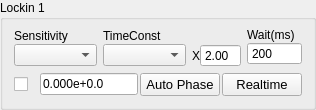
                 <widget class="QGroupBox" name="lockin1Group">
                  <property name="sizePolicy">
                   <sizepolicy hsizetype="Expanding" vsizetype="Expanding">
                    <horstretch>0</horstretch>
                    <verstretch>0</verstretch>
                   </sizepolicy>
                  </property>
                  <property name="title">
                   <string>Lockin 1</string>
                  </property>
                  <layout class="QGridLayout" name="gridLayout_22">
                   <property name="topMargin">
                    <number>2</number>
                   </property>
                   <item row="0" column="0">
                    <layout class="QVBoxLayout" name="verticalLayout_58" stretch="4,3,1">
                     <property name="sizeConstraint">
                      <enum>QLayout::SizeConstraint::SetNoConstraint</enum>
                     </property>
                     <item>
                      <widget class="PlotWidget" name="realDisChart1" native="true">
                       <property name="mytype" stdset="0">
                        <string>chart</string>
                       </property>
                      </widget>
                     </item>
                     <item>
                      <layout class="QHBoxLayout" name="horizontalLayout_17" stretch="3,3,1,2">
                       <item>
                        <layout class="QVBoxLayout" name="verticalLayout">
                         <property name="spacing">
                          <number>0</number>
                         </property>
                         <item>
                          <widget class="QLabel" name="label_15">
                           <property name="sizePolicy">
                            <sizepolicy hsizetype="Expanding" vsizetype="Fixed">
                             <horstretch>0</horstretch>
                             <verstretch>0</verstretch>
                            </sizepolicy>
                           </property>
                           <property name="text">
                            <string>Sensitivity</string>
                           </property>
                           <property name="mytype" stdset="0">
                            <string>label</string>
                           </property>
                          </widget>
                         </item>
                         <item>
                          <widget class="QComboBox" name="sensitivity1">
                           <property name="sizePolicy">
                            <sizepolicy hsizetype="Expanding" vsizetype="Fixed">
                             <horstretch>0</horstretch>
                             <verstretch>0</verstretch>
                            </sizepolicy>
                           </property>
                           <property name="maximumSize">
                            <size>
                             <width>16777215</width>
                             <height>16777215</height>
                            </size>
                           </property>
                           <property name="font">
                            <font>
                             <pointsize>8</pointsize>
                            </font>
                           </property>
                          </widget>
                         </item>
                        </layout>
                       </item>
                       <item>
                        <layout class="QVBoxLayout" name="verticalLayout_2">
                         <property name="spacing">
                          <number>0</number>
                         </property>
                         <property name="leftMargin">
                          <number>0</number>
                         </property>
                         <item>
                          <widget class="QLabel" name="label_18">
                           <property name="sizePolicy">
                            <sizepolicy hsizetype="Expanding" vsizetype="Fixed">
                             <horstretch>0</horstretch>
                             <verstretch>0</verstretch>
                            </sizepolicy>
                           </property>
                           <property name="maximumSize">
                            <size>
                             <width>16777215</width>
                             <height>16777215</height>
                            </size>
                           </property>
                           <property name="text">
                            <string>TimeConst</string>
                           </property>
                           <property name="mytype" stdset="0">
                            <string>label</string>
                           </property>
                          </widget>
                         </item>
                         <item>
                          <widget class="QComboBox" name="timeConst1">
                           <property name="sizePolicy">
                            <sizepolicy hsizetype="Expanding" vsizetype="Fixed">
                             <horstretch>0</horstretch>
                             <verstretch>0</verstretch>
                            </sizepolicy>
                           </property>
                           <property name="maximumSize">
                            <size>
                             <width>16777215</width>
                             <height>16777215</height>
                            </size>
                           </property>
                           <property name="font">
                            <font>
                             <pointsize>8</pointsize>
                            </font>
                           </property>
                          </widget>
                         </item>
                        </layout>
                       </item>
                       <item>
                        <layout class="QVBoxLayout" name="verticalLayout_50">
                         <property name="spacing">
                          <number>0</number>
                         </property>
                         <item>
                          <spacer name="horizontalSpacer">
                           <property name="orientation">
                            <enum>Qt::Orientation::Horizontal</enum>
                           </property>
                           <property name="sizeHint" stdset="0">
                            <size>
                             <width>67</width>
                             <height>16</height>
                            </size>
                           </property>
                          </spacer>
                         </item>
                         <item>
                          <layout class="QHBoxLayout" name="horizontalLayout_14">
                           <property name="spacing">
                            <number>0</number>
                           </property>
                           <item>
                            <widget class="QLabel" name="label">
                             <property name="maximumSize">
                              <size>
                               <width>20</width>
                               <height>30</height>
                              </size>
                             </property>
                             <property name="text">
                              <string>X</string>
                             </property>
                            </widget>
                           </item>
                           <item>
                            <widget class="QDoubleSpinBox" name="wait1multip">
                             <property name="sizePolicy">
                              <sizepolicy hsizetype="Expanding" vsizetype="Fixed">
                               <horstretch>0</horstretch>
                               <verstretch>0</verstretch>
                              </sizepolicy>
                             </property>
                             <property name="maximumSize">
                              <size>
                               <width>16777215</width>
                               <height>16777215</height>
                              </size>
                             </property>
                             <property name="buttonSymbols">
                              <enum>QAbstractSpinBox::ButtonSymbols::NoButtons</enum>
                             </property>
                             <property name="decimals">
                              <number>2</number>
                             </property>
                             <property name="minimum">
                              <double>0.100000000000000</double>
                             </property>
                             <property name="maximum">
                              <double>10.000000000000000</double>
                             </property>
                             <property name="singleStep">
                              <double>0.100000000000000</double>
                             </property>
                             <property name="value">
                              <double>2.000000000000000</double>
                             </property>
                            </widget>
                           </item>
                          </layout>
                         </item>
                        </layout>
                       </item>
                       <item>
                        <layout class="QVBoxLayout" name="verticalLayout_3">
                         <property name="spacing">
                          <number>0</number>
                         </property>
                         <item>
                          <widget class="QLabel" name="label_19">
                           <property name="sizePolicy">
                            <sizepolicy hsizetype="Expanding" vsizetype="Fixed">
                             <horstretch>0</horstretch>
                             <verstretch>0</verstretch>
                            </sizepolicy>
                           </property>
                           <property name="text">
                            <string>Wait(ms)</string>
                           </property>
                           <property name="mytype" stdset="0">
                            <string>label</string>
                           </property>
                          </widget>
                         </item>
                         <item>
                          <widget class="QSpinBox" name="wait1">
                           <property name="sizePolicy">
                            <sizepolicy hsizetype="Expanding" vsizetype="Fixed">
                             <horstretch>0</horstretch>
                             <verstretch>0</verstretch>
                            </sizepolicy>
                           </property>
                           <property name="maximumSize">
                            <size>
                             <width>16777215</width>
                             <height>16777215</height>
                            </size>
                           </property>
                           <property name="buttonSymbols">
                            <enum>QAbstractSpinBox::ButtonSymbols::NoButtons</enum>
                           </property>
                           <property name="text" stdset="0">
                            <string>200</string>
                           </property>
                           <property name="minimum">
                            <number>0</number>
                           </property>
                           <property name="maximum">
                            <number>10000</number>
                           </property>
                           <property name="value">
                            <number>200</number>
                           </property>
                          </widget>
                         </item>
                        </layout>
                       </item>
                      </layout>
                     </item>
                     <item>
                      <layout class="QHBoxLayout" name="horizontalLayout_4" stretch="1,4,3,3">
                       <property name="spacing">
                        <number>2</number>
                       </property>
                       <item>
                        <widget class="QCheckBox" name="activeLockin1">
                         <property name="sizePolicy">
                          <sizepolicy hsizetype="Expanding" vsizetype="Fixed">
                           <horstretch>0</horstretch>
                           <verstretch>0</verstretch>
                          </sizepolicy>
                         </property>
                         <property name="toolTip">
                          <string>Active Instrument?</string>
                         </property>
                         <property name="text">
                          <string/>
                         </property>
                         <property name="checked">
                          <bool>false</bool>
                         </property>
                         <property name="mytype" stdset="0">
                          <string>checkbox</string>
                         </property>
                        </widget>
                       </item>
                       <item>
                        <widget class="QLineEdit" name="realDisChart1Num">
                         <property name="enabled">
                          <bool>true</bool>
                         </property>
                         <property name="sizePolicy">
                          <sizepolicy hsizetype="Expanding" vsizetype="Fixed">
                           <horstretch>0</horstretch>
                           <verstretch>0</verstretch>
                          </sizepolicy>
                         </property>
                         <property name="text">
                          <string>0.000e+0.0</string>
                         </property>
                         <property name="mytype" stdset="0">
                          <string>inst_disp</string>
                         </property>
                        </widget>
                       </item>
                       <item>
                        <widget class="QPushButton" name="autoPhase1">
                         <property name="sizePolicy">
                          <sizepolicy hsizetype="Expanding" vsizetype="Fixed">
                           <horstretch>0</horstretch>
                           <verstretch>0</verstretch>
                          </sizepolicy>
                         </property>
                         <property name="maximumSize">
                          <size>
                           <width>16777215</width>
                           <height>30</height>
                          </size>
                         </property>
                         <property name="font">
                          <font>
                           <pointsize>10</pointsize>
                          </font>
                         </property>
                         <property name="text">
                          <string>Auto Phase</string>
                         </property>
                         <property name="iconSize">
                          <size>
                           <width>16</width>
                           <height>16</height>
                          </size>
                         </property>
                         <property name="mytype" stdset="0">
                          <string>clickable_button</string>
                         </property>
                        </widget>
                       </item>
                       <item>
                        <widget class="QPushButton" name="realtimeDisp1">
                         <property name="sizePolicy">
                          <sizepolicy hsizetype="Expanding" vsizetype="Fixed">
                           <horstretch>0</horstretch>
                           <verstretch>0</verstretch>
                          </sizepolicy>
                         </property>
                         <property name="maximumSize">
                          <size>
                           <width>16777215</width>
                           <height>30</height>
                          </size>
                         </property>
                         <property name="font">
                          <font>
                           <pointsize>10</pointsize>
                          </font>
                         </property>
                         <property name="text">
                          <string>Realtime</string>
                         </property>
                         <property name="checkable">
                          <bool>true</bool>
                         </property>
                         <property name="checked">
                          <bool>false</bool>
                         </property>
                         <property name="mytype" stdset="0">
                          <string>checkable_button</string>
                         </property>
                        </widget>
                       </item>
                      </layout>
                     </item>
                    </layout>
                   </item>
                  </layout>
                 </widget>
